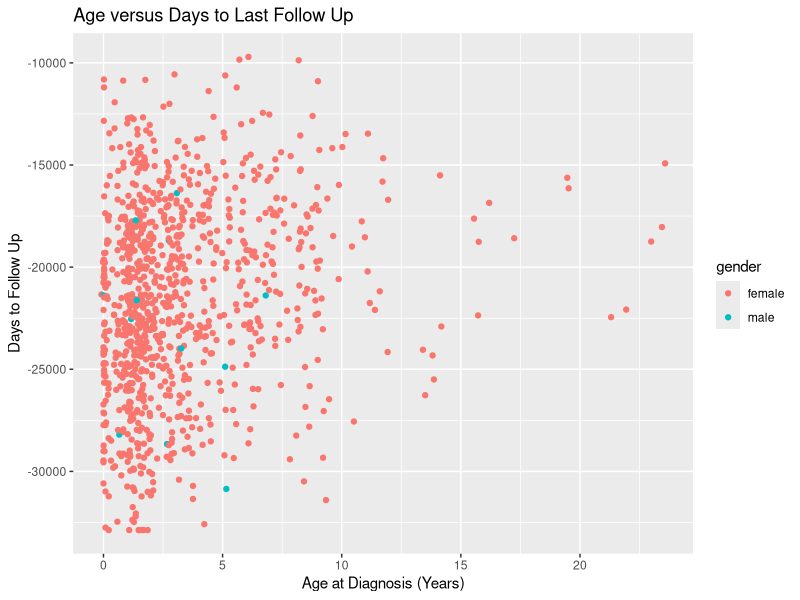
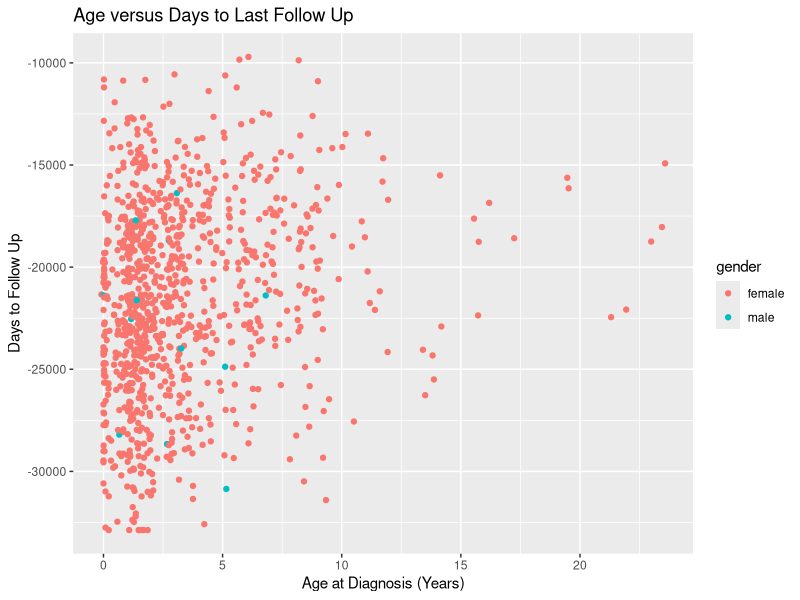

These charts were generated, in order, by the following R code:
## ---- chunk 1
library(tidyverse)
library(readxl)
## ---- chunk 2
brca_clinical <- read_excel("data/tcga_clinical_data.xlsx",
                            sheet = 1,
                            skip = 1,
                            na = "NA"
                            )
## ---- chunk 3
ggplot(data = brca_clinical) +
  aes(
    x = days_to_last_follow_up / 365,
    y = days_to_birth,
    color = gender
    ) +
  geom_point() +

  ggtitle("Age versus Days to Last Follow Up") +

  xlab("Age at Diagnosis (Years)") +
  ylab("Days to Follow Up")

## ---- chunk 4
ggsave("follow_up_plot.jpg")
